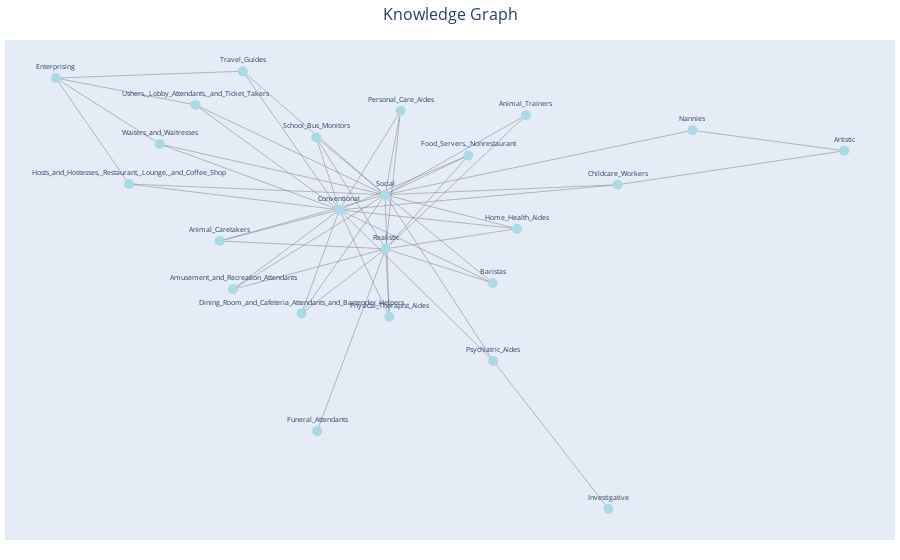

The code cell stored with this chart in its notebook:
### Code cell
import pandas as pd
import networkx as nx
import plotly.graph_objects as go

def create_extracted_traits_graph(data):
  heads = []
  tails = []
  relations = []
  
  for row in data:
    head = row[0]
    relation = row[1]
    tail = row[2]
    
    heads.append(head)
    tails.append(tail)
    relations.append(relation)

  df = pd.DataFrame({'head': heads,  'tail': tails, 'relation': relations})

  G = nx.Graph()
  for _, row in df.iterrows():
    G.add_edge(row['head'], row['tail'], label="")

  # Get positions for nodes
  pos = nx.fruchterman_reingold_layout(G, k=0.5)

  # Create edge traces
  edge_traces = []
  for edge in G.edges():
      x0, y0 = pos[edge[0]]
      x1, y1 = pos[edge[1]]
      edge_trace = go.Scatter(
          x=[x0, x1, None],
          y=[y0, y1, None],
          mode='lines',
          line=dict(width=0.5, color='gray'),
          hoverinfo='none'
      )
      edge_traces.append(edge_trace)

  # Create node trace
  node_trace = go.Scatter(
      x=[pos[node][0] for node in G.nodes()],
      y=[pos[node][1] for node in G.nodes()],
      mode='markers+text',
      marker=dict(size=10, color='lightblue'),
      text=[node for node in G.nodes()],
      textposition='top center',
      hoverinfo='text',
      textfont=dict(size=7)
  )

  # Create edge label trace
  edge_label_trace = go.Scatter(
      x=[(pos[edge[0]][0] + pos[edge[1]][0]) / 2 for edge in G.edges()],
      y=[(pos[edge[0]][1] + pos[edge[1]][1]) / 2 for edge in G.edges()],
      mode='text',
      text=[G[edge[0]][edge[1]]['label'] for edge in G.edges()],
      textposition='middle center',
      hoverinfo='none',
      textfont=dict(size=7)
  )

  # Create layout
  layout = go.Layout(
      title='Knowledge Graph',
      titlefont_size=16,
      title_x=0.5,
      showlegend=False,
      hovermode='closest',
      margin=dict(b=20, l=5, r=5, t=40),
      xaxis_visible=False,
      yaxis_visible=False
  )

  # Create Plotly figure
  fig = go.Figure(data=edge_traces + [node_trace, edge_label_trace], layout=layout)

  return fig

create_plotly_graph(results)

### Figure 1 — Plotly figure (JSON) as saved in the notebook; plotly's stock layout.template omitted (floating-point values rounded to 4 significant figures)
{"data": [{"hoverinfo": "none", "line": {"color": "gray", "width": 0.5}, "mode": "lines", "type": "scatter", "x": [0.1744, -0.1084, null], "y": [0.2085, 0.02246, null]}, {"hoverinfo": "none", "line": {"color": "gray", "width": 0.5}, "mode": "lines", "type": "scatter", "x": [0.1744, -0.008098, null], "y": [0.2085, 0.07413, null]}, {"hoverinfo": "none", "line": {"color": "gray", "width": 0.5}, "mode": "lines", "type": "scatter", "x": [0.1744, -0.006869, null], "y": [0.2085, -0.1109, null]}, {"hoverinfo": "none", "line": {"color": "gray", "width": 0.5}, "mode": "lines", "type": "scatter", "x": [-0.1084, -0.3708, null], "y": [0.02246, -0.08424, null]}, {"hoverinfo": "none", "line": {"color": "gray", "width": 0.5}, "mode": "lines", "type": "scatter", "x": [-0.1084, -0.5023, null], "y": [0.02246, 0.2474, null]}, {"hoverinfo": "none", "line": {"color": "gray", "width": 0.5}, "mode": "lines", "type": "scatter", "x": [-0.1084, -0.4239, null], "y": [0.02246, 0.3813, null]}, {"hoverinfo": "none", "line": {"color": "gray", "width": 0.5}, "mode": "lines", "type": "scatter", "x": [-0.1084, -0.3203, null], "y": [0.02246, 0.4965, null]}, {"hoverinfo": "none", "line": {"color": "gray", "width": 0.5}, "mode": "lines", "type": "scatter", "x": [-0.1084, -0.1592, null], "y": [0.02246, 0.2702, null]}, {"hoverinfo": "none", "line": {"color": "gray", "width": 0.5}, "mode": "lines", "type": "scatter", "x": [-0.1084, 0.2292, null], "y": [0.02246, -0.4945, null]}, {"hoverinfo": "none", "line": {"color": "gray", "width": 0.5}, "mode": "lines", "type": "scatter", "x": [-0.1084, 0.001063, null], "y": [0.02246, -0.3433, null]}, {"hoverinfo": "none", "line": {"color": "gray", "width": 0.5}, "mode": "lines", "type": "scatter", "x": [-0.1084, 0.02579, null], "y": [0.02246, 0.361, null]}, {"hoverinfo": "none", "line": {"color": "gray", "width": 0.5}, "mode": "lines", "type": "scatter", "x": [-0.1084, -0.5696, null], "y": [0.02246, 0.1106, null]}, {"hoverinfo": "none", "line": {"color": "gray", "width": 0.5}, "mode": "lines", "type": "scatter", "x": [-0.1084, 0.2812, null], "y": [0.02246, -0.04219, null]}, {"hoverinfo": "none", "line": {"color": "gray", "width": 0.5}, "mode": "lines", "type": "scatter", "x": [-0.1084, 0.5021, null], "y": [0.02246, 0.1082, null]}, {"hoverinfo": "none", "line": {"color": "gray", "width": 0.5}, "mode": "lines", "type": "scatter", "x": [-0.1084, -0.1913, null], "y": [0.02246, -0.3322, null]}, {"hoverinfo": "none", "line": {"color": "gray", "width": 0.5}, "mode": "lines", "type": "scatter", "x": [-0.1084, 0.2279, null], "y": [0.02246, -0.2277, null]}, {"hoverinfo": "none", "line": {"color": "gray", "width": 0.5}, "mode": "lines", "type": "scatter", "x": [-0.1084, -0.3414, null], "y": [0.02246, -0.2493, null]}, {"hoverinfo": "none", "line": {"color": "gray", "width": 0.5}, "mode": "lines", "type": "scatter", "x": [-0.3708, -0.008098, null], "y": [-0.08424, 0.07413, null]}, {"hoverinfo": "none", "line": {"color": "gray", "width": 0.5}, "mode": "lines", "type": "scatter", "x": [-0.3708, -0.006869, null], "y": [-0.08424, -0.1109, null]}, {"hoverinfo": "none", "line": {"color": "gray", "width": 0.5}, "mode": "lines", "type": "scatter", "x": [-0.5023, -0.008098, null], "y": [0.2474, 0.07413, null]}, {"hoverinfo": "none", "line": {"color": "gray", "width": 0.5}, "mode": "lines", "type": "scatter", "x": [-0.5023, -0.7304, null], "y": [0.2474, 0.4732, null]}, {"hoverinfo": "none", "line": {"color": "gray", "width": 0.5}, "mode": "lines", "type": "scatter", "x": [-0.4239, -0.008098, null], "y": [0.3813, 0.07413, null]}, {"hoverinfo": "none", "line": {"color": "gray", "width": 0.5}, "mode": "lines", "type": "scatter", "x": [-0.4239, -0.7304, null], "y": [0.3813, 0.4732, null]}, {"hoverinfo": "none", "line": {"color": "gray", "width": 0.5}, "mode": "lines", "type": "scatter", "x": [-0.3203, -0.008098, null], "y": [0.4965, 0.07413, null]}, {"hoverinfo": "none", "line": {"color": "gray", "width": 0.5}, "mode": "lines", "type": "scatter", "x": [-0.3203, -0.7304, null], "y": [0.4965, 0.4732, null]}, {"hoverinfo": "none", "line": {"color": "gray", "width": 0.5}, "mode": "lines", "type": "scatter", "x": [-0.1592, -0.008098, null], "y": [0.2702, 0.07413, null]}, {"hoverinfo": "none", "line": {"color": "gray", "width": 0.5}, "mode": "lines", "type": "scatter", "x": [-0.1592, -0.006869, null], "y": [0.2702, -0.1109, null]}, {"hoverinfo": "none", "line": {"color": "gray", "width": 0.5}, "mode": "lines", "type": "scatter", "x": [0.2292, -0.008098, null], "y": [-0.4945, 0.07413, null]}, {"hoverinfo": "none", "line": {"color": "gray", "width": 0.5}, "mode": "lines", "type": "scatter", "x": [0.2292, 0.4818, null], "y": [-0.4945, -1, null]}, {"hoverinfo": "none", "line": {"color": "gray", "width": 0.5}, "mode": "lines", "type": "scatter", "x": [0.001063, -0.008098, null], "y": [-0.3433, 0.07413, null]}, {"hoverinfo": "none", "line": {"color": "gray", "width": 0.5}, "mode": "lines", "type": "scatter", "x": [0.001063, -0.006869, null], "y": [-0.3433, -0.1109, null]}, {"hoverinfo": "none", "line": {"color": "gray", "width": 0.5}, "mode": "lines", "type": "scatter", "x": [0.02579, -0.008098, null], "y": [0.361, 0.07413, null]}, {"hoverinfo": "none", "line": {"color": "gray", "width": 0.5}, "mode": "lines", "type": "scatter", "x": [0.02579, -0.006869, null], "y": [0.361, -0.1109, null]}, {"hoverinfo": "none", "line": {"color": "gray", "width": 0.5}, "mode": "lines", "type": "scatter", "x": [-0.5696, -0.008098, null], "y": [0.1106, 0.07413, null]}, {"hoverinfo": "none", "line": {"color": "gray", "width": 0.5}, "mode": "lines", "type": "scatter", "x": [-0.5696, -0.7304, null], "y": [0.1106, 0.4732, null]}, {"hoverinfo": "none", "line": {"color": "gray", "width": 0.5}, "mode": "lines", "type": "scatter", "x": [0.2812, -0.008098, null], "y": [-0.04219, 0.07413, null]}, {"hoverinfo": "none", "line": {"color": "gray", "width": 0.5}, "mode": "lines", "type": "scatter", "x": [0.2812, -0.006869, null], "y": [-0.04219, -0.1109, null]}, {"hoverinfo": "none", "line": {"color": "gray", "width": 0.5}, "mode": "lines", "type": "scatter", "x": [0.5021, -0.008098, null], "y": [0.1082, 0.07413, null]}, {"hoverinfo": "none", "line": {"color": "gray", "width": 0.5}, "mode": "lines", "type": "scatter", "x": [0.5021, 0.999, null], "y": [0.1082, 0.2244, null]}, {"hoverinfo": "none", "line": {"color": "gray", "width": 0.5}, "mode": "lines", "type": "scatter", "x": [-0.1913, -0.008098, null], "y": [-0.3322, 0.07413, null]}, {"hoverinfo": "none", "line": {"color": "gray", "width": 0.5}, "mode": "lines", "type": "scatter", "x": [-0.1913, -0.006869, null], "y": [-0.3322, -0.1109, null]}, {"hoverinfo": "none", "line": {"color": "gray", "width": 0.5}, "mode": "lines", "type": "scatter", "x": [0.2279, -0.008098, null], "y": [-0.2277, 0.07413, null]}, {"hoverinfo": "none", "line": {"color": "gray", "width": 0.5}, "mode": "lines", "type": "scatter", "x": [0.2279, -0.006869, null], "y": [-0.2277, -0.1109, null]}, {"hoverinfo": "none", "line": {"color": "gray", "width": 0.5}, "mode": "lines", "type": "scatter", "x": [-0.3414, -0.008098, null], "y": [-0.2493, 0.07413, null]}, {"hoverinfo": "none", "line": {"color": "gray", "width": 0.5}, "mode": "lines", "type": "scatter", "x": [-0.3414, -0.006869, null], "y": [-0.2493, -0.1109, null]}, {"hoverinfo": "none", "line": {"color": "gray", "width": 0.5}, "mode": "lines", "type": "scatter", "x": [-0.008098, 0.301, null], "y": [0.07413, 0.3463, null]}, {"hoverinfo": "none", "line": {"color": "gray", "width": 0.5}, "mode": "lines", "type": "scatter", "x": [-0.008098, 0.6661, null], "y": [0.07413, 0.2944, null]}, {"hoverinfo": "none", "line": {"color": "gray", "width": 0.5}, "mode": "lines", "type": "scatter", "x": [0.301, -0.006869, null], "y": [0.3463, -0.1109, null]}, {"hoverinfo": "none", "line": {"color": "gray", "width": 0.5}, "mode": "lines", "type": "scatter", "x": [0.6661, 0.999, null], "y": [0.2944, 0.2244, null]}, {"hoverinfo": "none", "line": {"color": "gray", "width": 0.5}, "mode": "lines", "type": "scatter", "x": [-0.157, -0.006869, null], "y": [-0.7344, -0.1109, null]}, {"hoverinfo": "text", "marker": {"color": "lightblue", "size": 10}, "mode": "markers+text", "text": ["Food_Servers,_Nonrestaurant", "Conventional", "Animal_Caretakers", "Waiters_and_Waitresses", "Ushers,_Lobby_Attendants,_and_Ticket_Takers", "Travel_Guides", "School_Bus_Monitors", "Psychiatric_Aides", "Physical_Therapist_Aides", "Personal_Care_Aides", "Hosts_and_Hostesses,_Restaurant,_Lounge,_and_Coffee_Shop", "Home_Health_Aides", "Childcare_Workers", "Dining_Room_and_Cafeteria_Attendants_and_Bartender_Helpers", "Baristas", "Amusement_and_Recreation_Attendants", "Social", "Animal_Trainers", "Nannies", "Funeral_Attendants", "Realistic", "Artistic", "Enterprising", "Investigative"], "textfont": {"size": 7}, "textposition": "top center", "type": "scatter", "x": [0.1744, -0.1084, -0.3708, -0.5023, -0.4239, -0.3203, -0.1592, 0.2292, 0.001063, 0.02579, -0.5696, 0.2812, 0.5021, -0.1913, 0.2279, -0.3414, -0.008098, 0.301, 0.6661, -0.157, -0.006869, 0.999, -0.7304, 0.4818], "y": [0.2085, 0.02246, -0.08424, 0.2474, 0.3813, 0.4965, 0.2702, -0.4945, -0.3433, 0.361, 0.1106, -0.04219, 0.1082, -0.3322, -0.2277, -0.2493, 0.07413, 0.3463, 0.2944, -0.7344, -0.1109, 0.2244, 0.4732, -1]}, {"hoverinfo": "none", "mode": "text", "text": ["", "", "", "", "", "", "", "", "", "", "", "", "", "", "", "", "", "", "", "", "", "", "", "", "", "", "", "", "", "", "", "", "", "", "", "", "", "", "", "", "", "", "", "", "", "", "", "", "", ""], "textfont": {"size": 7}, "textposition": "middle center", "type": "scatter", "x": [0.033, 0.08317, 0.08378, -0.2396, -0.3054, -0.2662, -0.2143, -0.1338, 0.06037, -0.05369, -0.04133, -0.339, 0.08637, 0.1968, -0.1499, 0.05971, -0.2249, -0.1895, -0.1888, -0.2552, -0.6163, -0.216, -0.5772, -0.1642, -0.5253, -0.08363, -0.08302, 0.1105, 0.3555, -0.003517, -0.002903, 0.008845, 0.009459, -0.2888, -0.65, 0.1365, 0.1372, 0.247, 0.7505, -0.0997, -0.09908, 0.1099, 0.1105, -0.1748, -0.1742, 0.1464, 0.329, 0.1471, 0.8326, -0.08191], "y": [0.1155, 0.1413, 0.04881, -0.03089, 0.1349, 0.2019, 0.2595, 0.1463, -0.236, -0.1604, 0.1917, 0.06654, -0.009865, 0.06532, -0.1549, -0.1026, -0.1134, -0.005051, -0.09758, 0.1608, 0.3603, 0.2277, 0.4273, 0.2853, 0.4849, 0.1722, 0.07966, -0.2102, -0.7472, -0.1346, -0.2271, 0.2176, 0.1251, 0.09238, 0.2919, 0.01597, -0.07655, 0.09116, 0.1663, -0.129, -0.2216, -0.07676, -0.1693, -0.08757, -0.1801, 0.2102, 0.1842, 0.1177, 0.2594, -0.4226]}], "layout": {"hovermode": "closest", "margin": {"b": 20, "l": 5, "r": 5, "t": 40}, "showlegend": false, "title": {"font": {"size": 16}, "text": "Knowledge Graph", "x": 0.5}, "xaxis": {"visible": false}, "yaxis": {"visible": false}}}
